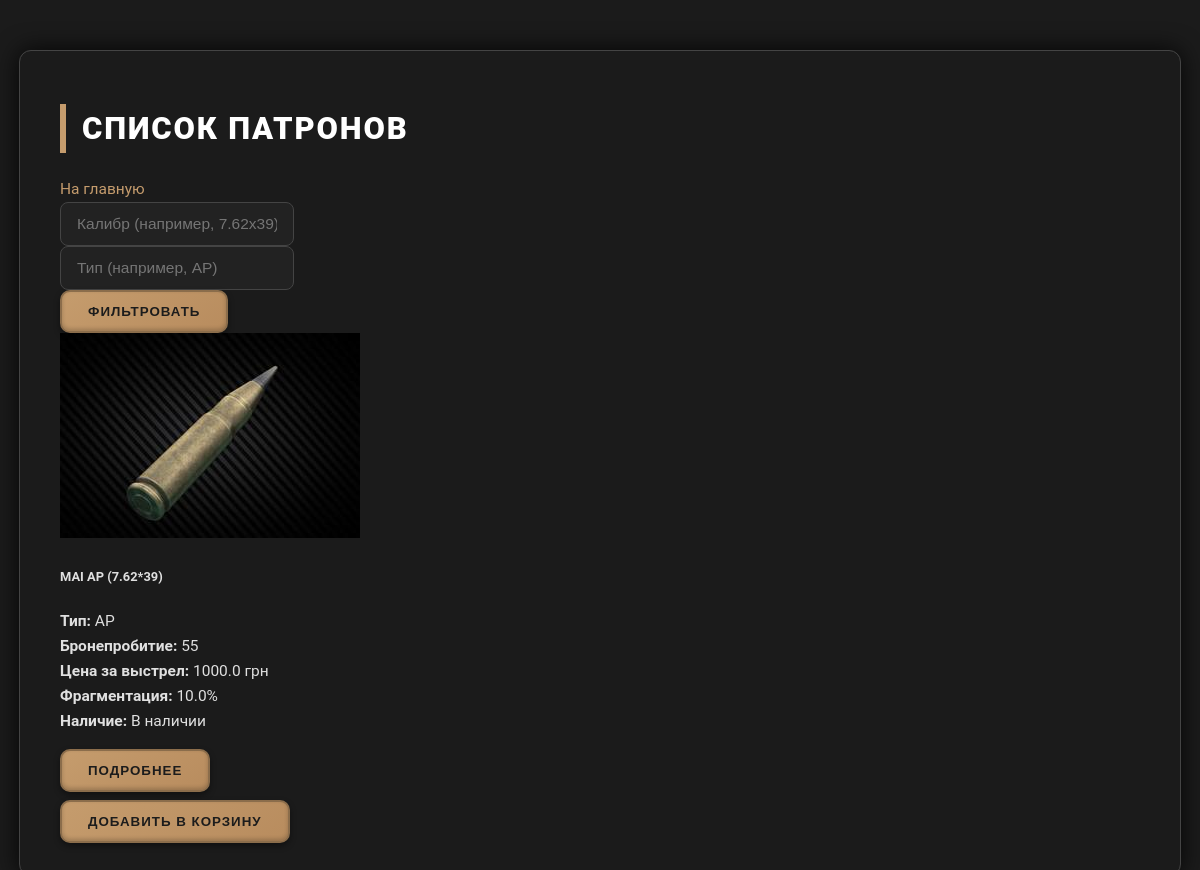
Page /products on the committed database.
### tables this page shows
CREATE TABLE products (
    id INTEGER PRIMARY KEY AUTOINCREMENT,
    caliber TEXT NOT NULL,
    ammo_type TEXT NOT NULL,
    designation TEXT NOT NULL,
    penetration INTEGER NOT NULL,
    fragmentation REAL NOT NULL,
    price REAL NOT NULL,
    image TEXT,
    description TEXT,
    availability_status TEXT DEFAULT 'in_stock',
    restock_hours INTEGER
);

### routes/products.py (the view)
@router.get("/products", response_class=HTMLResponse)
async def get_products(request: Request, caliber: str = "", ammo_type: str = ""):
    conn = get_db()
    conn.row_factory = sqlite3.Row
    query = "SELECT * FROM products"
    params = []
    filters = []
    if caliber:
        filters.append("caliber LIKE ?")
        params.append(f"%{caliber}%")
    if ammo_type:
        filters.append("ammo_type LIKE ?")
        params.append(f"%{ammo_type}%")
    if filters:
        query += " WHERE " + " AND ".join(filters)
    rows = conn.execute(query, params).fetchall()
    conn.close()
    products_list = [dict(row) for row in rows]
    flash_msg = get_flash(request)
    user_id = get_current_user_id(request)
    role = "user"
    if user_id:
        conn = get_db()
        u = conn.execute("SELECT role FROM users WHERE id = ?", (user_id,)).fetchone()
        conn.close()
        if u:
            role = u["role"]
    return templates.TemplateResponse(
        "products.html",
        {"request": request, "items": products_list, "flash": flash_msg, "role": role},
    )

### templates/products.html (shortened to what this page needs)
<!doctype html>
<html lang="ru">
<head>
    <link rel="stylesheet" href="/static/style.css">
</head>
<body class="container mt-4">
<h1 class="mb-4">Список патронов</h1>
<div class="mb-3 d-flex gap-2">
    <a href="/" class="btn btn-secondary">На главную</a>
</div>
<form method="get" class="row g-3 mb-4">
    <div class="col-md-5">
        <input type="text" name="caliber" class="form-control" placeholder="Калибр (например, 7.62x39)"
               value="{{ request.query_params.get('caliber', '') }}">
    </div>
    <div class="col-md-5">
        <input type="text" name="ammo_type" class="form-control" placeholder="Тип (например, AP)"
               value="{{ request.query_params.get('ammo_type', '') }}">
    </div>
    <div class="col-md-2">
        <button type="submit" class="btn btn-outline-success w-100">Фильтровать</button>
    </div>
</form>
{% if items %}
<div class="row row-cols-1 row-cols-md-2 row-cols-lg-3 g-4">
    {% for item in items %}
    <div class="col">
        <div class="card h-100 shadow-sm">
            {% if item['image'] %}
            <img src="{{ request.url_for('static', path=item['image']) }}" class="card-img-top" alt="Фото патрона">
            {% endif %}
            <div class="card-body">
                <h5 class="card-title">{{ item['designation'] }} ({{ item['caliber'] }})</h5>
                <p class="card-text">
                    <strong>Тип:</strong> {{ item['ammo_type'] }}<br>
                    <strong>Бронепробитие:</strong> {{ item['penetration'] }}<br>
                    <strong>Цена за выстрел:</strong> {{ item['price'] }} грн<br>
                    <strong>Фрагментация:</strong> {{ item['fragmentation'] }}%<br>
                    <strong>Наличие:</strong>
                    {% if item['availability_status'] == 'in_stock' %}
                        В наличии
                    {% elif item['availability_status'] == 'out_of_stock' %}
                        Нет в наличии
                    {% else %}
                        Завоз через {{ item['restock_hours'] }} часов
                    {% endif %}
                </p>
                {% if item['description'] %}
                <button type="button" class="btn btn-sm btn-outline-secondary mb-2"
                        onclick="toggleDescription('desc-{{ loop.index }}')">Подробнее
                </button>
                {% endif %}
                <form action="{{ url_for('add_to_cart', product_id=item['id']) }}" method="post" class="mt-3">
                    <button type="submit" class="btn btn-primary w-100">Добавить в корзину</button>
                </form>
            </div>
        </div>
    </div>
    {% endfor %}
</div>
{% else %}
<p>Патроны не найдены.</p>
{% endif %}
</body>
</html>

### static/style.css (style rules this page uses)
:root { --bg-dark: #0d0d0d; --bg-panel: #1b1b1b; --bg-highlight: #272727; --border-color: #444444; --text-primary: #e0e0e0; --text-secondary: #a0a0a0; --accent: #c59c6d; --accent-hover: #d3b07f; --accent-border: #8b6d4b; --shadow-dark: rgba(0, 0, 0, 0.85); }
body { background-color: var(--bg-dark); color: var(--text-primary); font-family: "Roboto", "Segoe UI", Tahoma, sans-serif; font-size: 15.5px; line-height: 1.6; margin: 0; padding: 0; }
.container { max-width: 1080px; margin: 50px auto; padding: 32px 40px; background-color: var(--bg-panel); border-radius: 12px; border: 1px solid var(--border-color); box-shadow: 0 0 24px var(--shadow-dark); }
h1, h2, h3, h4 { color: #ffffff; font-weight: 800; text-transform: uppercase; border-left: 6px solid var(--accent); padding-left: 16px; margin-bottom: 1.5rem; letter-spacing: 0.06em; }
button, input[type="submit"], a.button { background: linear-gradient(145deg, var(--accent), #b88c5e); color: #1c1c1c; border: 2px solid var(--accent-border); padding: 12px 26px; border-radius: 10px; font-weight: 700; letter-spacing: 1px; cursor: pointer; transition: all 0.25s ease, box-shadow 0.25s ease; box-shadow: inset 0 -2px 4px rgba(0,0,0,0.2), 0 3px 6px rgba(0,0,0,0.4); text-transform: uppercase; user-select: none; }
input, select, textarea { background-color: #222; color: var(--text-primary); border: 1.5px solid var(--border-color); border-radius: 8px; padding: 12px 16px; font-size: 15.5px; transition: all 0.3s ease; }
a { color: var(--accent); text-decoration: none; transition: color 0.25s ease; }

### rows in the picture
products: url_for (picture), designation "MAI AP", caliber "7.62*39", ammo_type "AP", penetration "55", price "1000.0", fragmentation "10.0", availability_status "В наличии"
